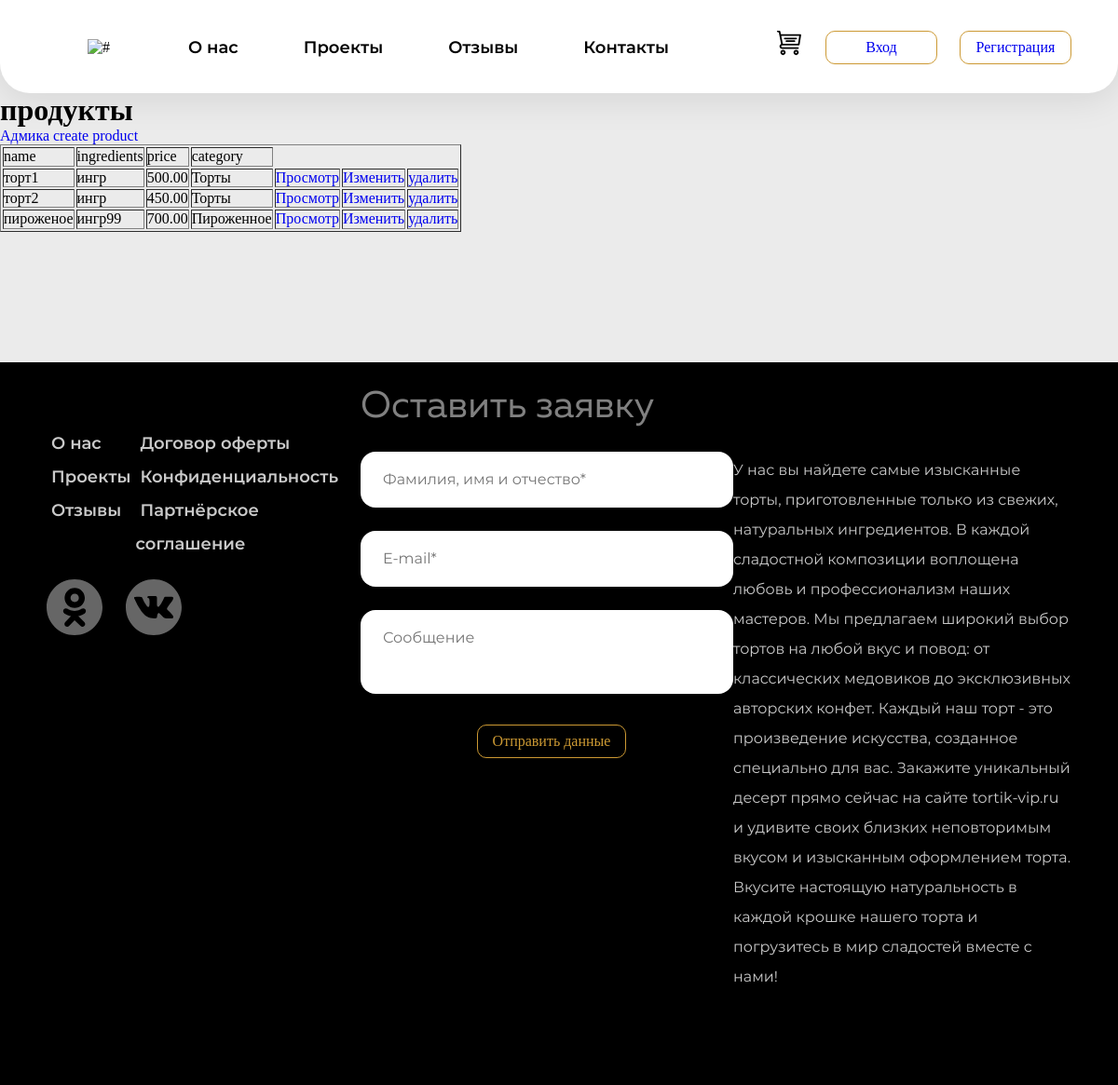
The app's page /site-admin/products/, older data.
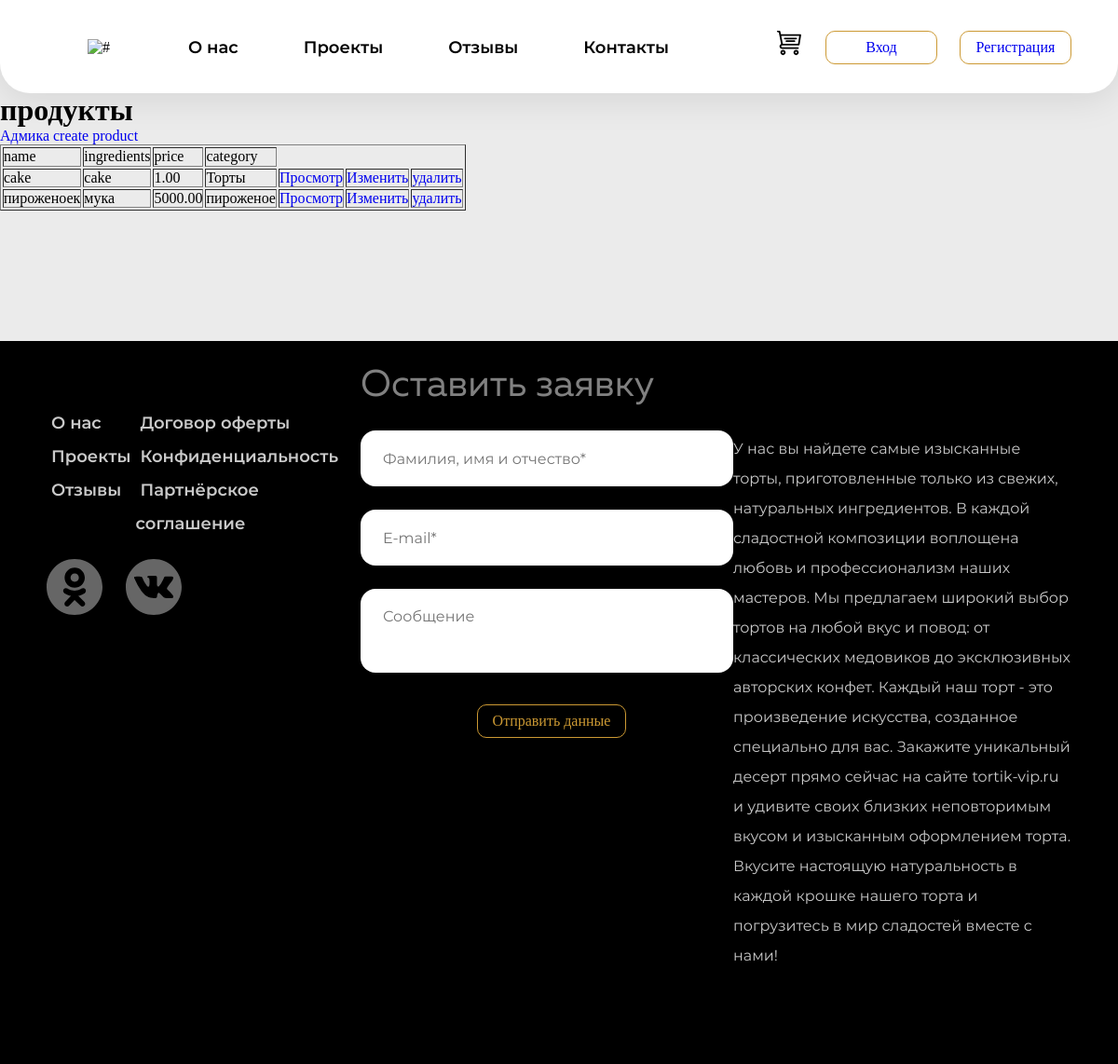
The same page, newer data.
### mainapp/models.py (models this page shows, shortened)
class Products(models.Model):
    name = models.TextField(verbose_name="Название", blank=True, unique=True)
    ingredients = models.CharField(verbose_name="Ингредиенты", max_length=128)
    quantity = models.PositiveIntegerField(verbose_name="Количество", default=0)
    price = models.DecimalField(verbose_name="Цена", max_digits=10, decimal_places=2)
    category = models.ForeignKey(ProductCategories, on_delete=models.CASCADE, verbose_name="Категория")
    class Meta:
        verbose_name_plural = "Продукты"

class ProductCategories(models.Model):
    name = models.CharField(max_length=64)
    def __str__(self):
        return self.name
    class Meta:
        verbose_name_plural = "Категории"

### adminapp/views.py (the view)
# urls.py: path("products/", ProductsListView.as_view(), name="products"),
class ProductsListView(ListView):
    model = Products
    template_name = "adminapp/products_admin.html"
    title =  "Админка | Товары"
    context_object_name = "products"

### adminapp/templates/adminapp/products_admin.html
{% extends 'mainapp/base.html' %}
{% load static %}
{% block content %}
    <h1>продукты</h1>
    <a href="{% url 'adminapp:index' %}">Адмика</a>
    <a href="{% url 'adminapp:product_create' %}">create product</a>
    <table border=1>
        <thead>
          <tr>
            <td>name</td>
            <td>ingredients</td>
            <td>price</td>
            <td>category</td>
          </tr>
        </thead>
        <tbody>
            {% for product in products %}
            <tr>
                <td>{{ product.name }}</td>
                <td>{{ product.ingredients }}</td>
                <td>{{ product.price }}</td>
                <td>{{ product.category }}</td>
                <td><a href="{% url 'mainapp:detail' product.id %}">Просмотр</a></td>
                <td><a href="{% url 'adminapp:product_update' product.id %}">Изменить</a></td>
                <td><a href="{% url 'adminapp:product_remove' product.id %}">удалить</a></td>
            </tr>
            {% endfor %}
        </tbody>
      </table>
{% endblock %}

### mainapp/templates/mainapp/base.html (shortened to what this page needs)
{% load static %}
<!DOCTYPE html>
<html lang="ru">
<head>
  <link rel="stylesheet" href="{% static 'style/accordion.min.css' %}">
  <link rel="stylesheet" href="https://cdn.jsdelivr.net/npm/swiper@9/swiper-bundle.min.css">
  <link rel="stylesheet" href="{% static 'style/style.css' %}">
</head>
<body>
  <header class="header">
    <div class="container">
      <div class="header__container">
        <picture class="header__logo">
          <source srcset="amg/Logo320.svg" media="(max-width: 320px)">
          <source srcset="amg/Logo1024.svg" media="(max-width: 1024px)">
          <img class="header__logo__img" src="{% static 'img/header-logonew.png'%}" alt="#">
        </picture>
        <nav class="header__menu">
          <ul class="header__menu__list">
            <li class="header__item">
              <a href="#" class="header__item__link">О нас
              </a>
            </li>
            <li class="header__item"><a href="#" class="header__item__link">
                Проекты
              </a></li>
            <li class="header__item"><a href="#" class="header__item__link">
                Отзывы
              </a></li>
            <li class="header__item"><a href="#" class="header__item__link">
                Контакты
              </a></li>
          </ul>
        </nav>
        <button class="header__recycle"><img class="header__recycle__svg" src="{% static 'img/recycle.svg' %}" alt=""></button>
        <div class="contact__one">
          {% if not user.is_authenticated %}
            <div class="bottom">
              <button class="header__menu-button button button__indent" id="open__search__form"><a href="{% url 'authapp:login' %}">Вход</a></button>
              <button class="header__menu-button button" id="open__search__form"><a href="{% url 'authapp:register' %}">Регистрация</a></button>
            </div>
            {% else %}
            <p>{{ user.username }}</p>
            <button class=" button button__indent" id="open__search__form"><a href="{% url 'authapp:logout' %}">Выход</a></button>
          {% endif %}
        </div>
      </div>
    </div>
  </header>
  {% block content %}
  {% endblock %}
  <footer>
    <div class="container footer">
      <div class="footer__menu">
        <div class="footer__indent">
          <nav class="footer__list">
            <ul class="footer__info">
              <li class="footer__item"><a href="#" class="footer__link">О нас</a></li>
              <li class="footer__item"><a href="#" class="footer__link">Проекты</a></li>
              <li class="footer__item"><a href="#" class="footer__link">Отзывы</a></li>
            </ul>
            <ul>
              <li class="footer__item"><a href="#" class="footer__link">Договор оферты</a></li>
              <li class="footer__item"><a href="#" class="footer__link">Конфиденциальность</a></li>
              <li class="footer__item"><a href="#" class="footer__link">Партнёрское соглашение</a></li>
            </ul>
          </nav>
          <ul class="footer__smail">
            <li><a href="#" class="ok smail"></a>
            </li>
            <li><a href="#" class="vk smail"></a>
            </li>
          </ul>
        </div>
      </div>
      <div class="footer__form">
        <h2 class="footer__title title">Оставить заявку</h2>
        <form action="https://jsonplaceholder.typicode.com/posts">
          <input type="text" placeholder="Фамилия, имя и отчество*">
          <input type="text" placeholder="E-mail*">
          <textarea placeholder="Сообщение"></textarea>
          <button class="footer-button button">Отправить данные</button>
        </form>
      </div>
      <p class="footer__text">У нас вы найдете самые изысканные торты, приготовленные только из
        свежих, натуральных ингредиентов. В каждой сладостной композиции воплощена любовь и профессионализм наших
        мастеров. Мы предлагаем широкий выбор тортов на любой вкус и повод: от классических медовиков до эксклюзивных
        авторских конфет. Каждый наш торт - это произведение искусства, созданное специально для вас. Закажите
        уникальный десерт прямо сейчас на сайте tortik-vip.ru и удивите своих близких неповторимым вкусом и изысканным
        оформлением торта. Вкусите настоящую натуральность в каждой крошке нашего торта и погрузитесь в мир сладостей
        вместе с нами!</p>
    </div>
  </footer>
</body>
</html>

### static/style/style.css (style rules this page uses)
a { text-decoration: none; }
body { background-color: #ebebeb; }

### static/style/main.css (style rules this page uses)
* { margin: 0; padding: 0; box-sizing: border-box; }
body { min-width: 320px; }
header { height: 100px; }
.container { margin: auto; padding: 0 50px; max-width: 1870px; width: 100%; }
.button { height: 36px; width: 120px; position: relative; outline: none; margin-left: 50px; border: 1px; border-color: var(--gold-color); border-style: solid; text-align: center; line-height: 1; border-radius: 10px; cursor: pointer; color: var(--gold-color); font-weight: 400; font-size: 16px; font-style: normal; font-weight: normal; transition-property: color, background-color; transition-duration: 0.2s, 0.3s; }
h2 { font-family: 'MullerRegular'; font-weight: 400; font-size: 40px; font-style: normal; font-weight: normal; }
p { font-family: 'MullerMedium'; font-weight: 400; font-size: 16px; font-style: normal; font-weight: normal; line-height: 33px; }

### static/style/varialdes.css (style rules this page uses)
:root { --section-gap: 140px; --white: #FFFFFF; --blue: #00aaff; --black: #000000; --dark: #414141; --dark-light: #666666; --dark-opacity: rgba(0, 0, 0, 0.5); --gray: #CACACA; --orange: #FF9900; --orenge-hover: #FFB84D; --orange-active: #E1670E; --green: #97EE3F; --gold-x: #f7f5f0; --gold-color: #CC9933; --light-gold: #F0BF5F; --brown-cold: #A47312; --light-brown: #FFCC66; --white-white: #dfdbdb; --white-gray: #666; --grey-color: #999; --light-black: #333; }

### static/style/componets/header.css (style rules this page uses)
.header { padding: 1px 0; background-color: var(--white); border-radius: 0px 0px 32px 32px; box-shadow: 0px 5px 40px rgba(0, 0, 0, 0.1); }
.header__container { display: flex; justify-content: space-between; align-items: center; height: 100px; }
.header__menu { display: flex; }
.header__logo { display: block; margin-right: 40px; }
.header__logo__img { height: 95px; }
.header__menu__list { display: flex; margin-right: 70px; margin-top: 0px; flex-wrap: wrap; gap: 10px 70px; }
.header__item__link { color: var(--black); font-family: 'Montserrat'; font-size: 18px; font-weight: 600; line-height: 22px; text-decoration: none; }
.header__menu-button { margin-bottom: 13px; cursor: pointer; margin: 0; }
.button__indent { right: 20px; }
.header__recycle__svg { max-width: 30px; max-height: 30px; cursor: pointer; }
.header__recycle { margin-bottom: 5px; }
.header__menu-button::after { content: ""; display: block; position: absolute; top: -3px; left: -3px; right: -3px; bottom: -3px; border-radius: inherit; border: 1px solid var(--brown-cold); outline: none; opacity: 0; }
.contact__one { display: flex; flex-direction: column; }

### static/style/componets/questions.css (style rules this page uses)
:root { --width-plus: calc(60% + 1px); }

### static/style/componets/footer.css (style rules this page uses)
footer { width: 100%; background: black; color: gray; padding: 25px 0 ; margin-top: var(--section-gap); }
.footer__list { display: flex; justify-content: space-between; }
.footer__info { margin: 0; padding: 0; margin-bottom: 20px; }
footer .container { display: flex; justify-content: space-between; align-items: flex-start; }
.footer__text { max-width: 363px; padding: 75px 0; }
.footer__form { max-width: 400px; }
.footer__form input { font-family: 'Montserrat'; font-size: 16px; font-weight: 400; line-height: 32px; height: 60px; width: 570px; }
.footer__form textarea { font-family: 'Montserrat'; font-size: 16px; font-weight: 400; line-height: 32px; height: 90px; }
.footer__form input, .footer__form textarea { outline: 0; border: none; background: #fff; color: #c5cfca; border-radius: 16px; padding: 14px 24px; }
.footer__form form, .footer__form input, .footer__form textarea { width: 100%; box-sizing: border-box; }
.footer__title, .footer__form input { margin-bottom: 25px; }
.footer__form textarea { margin-bottom: 29px; resize: none; }
.footer__link { color: var(--gray); font-family: 'Montserrat'; font-size: 18px; font-weight: 600; line-height: 36px; text-decoration: none; margin-top: 50px; padding: 2px 5px; }
.footer__text { color: var(--gray); font-family: 'Montserrat'; font-size: 16px; font-weight: 400; line-height: 32px; text-decoration: none; }
.footer__smail { display: flex; margin-top: 20px; }
.ok { cursor: pointer; }
.vk { cursor: pointer; margin-left: 25px; }
.footer-button { width: 160px; margin-left: 125px; }
.footer__indent { margin-top: 20px; }

Row changes from the older to the newer data that the page shows:
removed Products: name "торт1", ingredients "ингр", price "500.00", category "Торты"
removed Products: name "торт2", ingredients "ингр", price "450.00", category "Торты"
removed Products: name "пироженое", ingredients "ингр99", price "700.00", category "Пироженное"
added Products: name "cake", ingredients "cake", price "1.00", category "Торты"
added Products: name "пироженоек", ingredients "мука", price "5000.00", category "пироженое"
